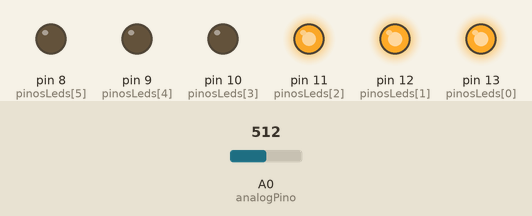
Bench run of a sketch on a simulated Arduino Uno, built with avr-gcc and run on an emulated ATmega328P. Shown: output pins drawn as LEDs (lit = HIGH). Inputs (shaded band) come from the test bench; at power-on: A0 (analogPino) = 512.

Above: at 1.2 s.
1.3 s: A0 (analogPino) set to 716
At 2.5 s:
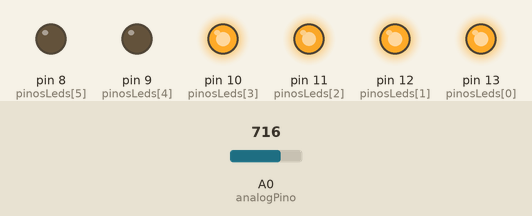
2.8 s: A0 (analogPino) set to 900
At 4.0 s:
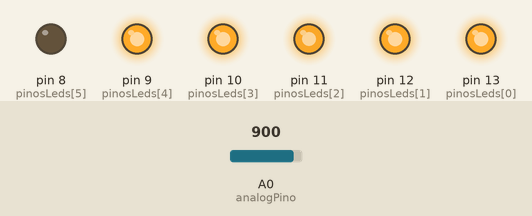
4.3 s: A0 (analogPino) set to 1023
At 5.5 s:
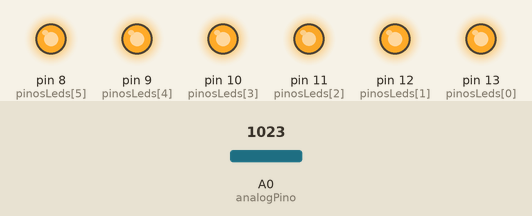
5.8 s: A0 (analogPino) set to 511
At 6.1 s:
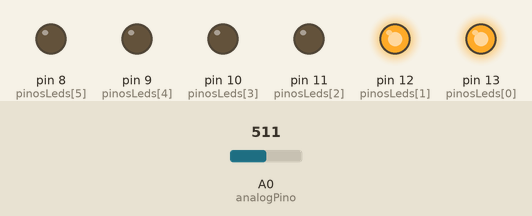
7.3 s: A0 (analogPino) set to 306
At 7.6 s:
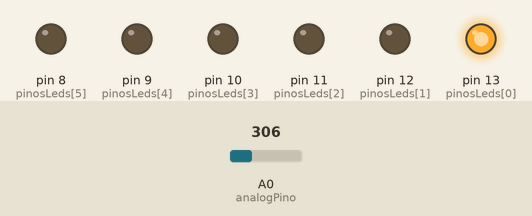
Timing chart, 0 to 9.8 s (numbered marks = the images above; inputs shaded):
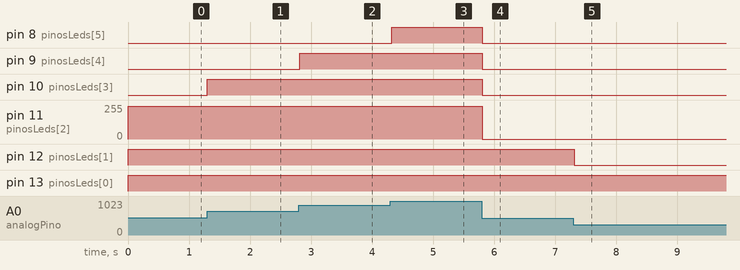

The sketch:

volume.ino
```cpp
const int analogPino = A0;
const int PINOS = 6;
const int pinosLeds[PINOS] = {13, 12, 11, 10, 9, 8};
const int brilho = 500;

int valorSensor = 0;
int indice = 0;

/* Potenciômetro
     GND  A0  5V
      |   |   |
0000 (=========) 1023
         [=]
         [=]
         [=]
         [=]
*/

void setup() {

}

void loop() {
  valorSensor = analogRead(analogPino);
  indice = map(valorSensor, 0, 1023, -1, 5);

  volume(indice);
  delay(30);
}

void apagatudo() {
  for (int i = 0; i < PINOS; i++)
    analogWrite(pinosLeds[i], 0);
}


void volume(int limite) {
  int indice = 0;

  if (limite < 0){
    apagatudo();
  } else {
    while (indice <= limite) {
      analogWrite(pinosLeds[indice++], brilho);
    }

    while (indice < PINOS) {
      analogWrite(pinosLeds[indice++], 0);
    }
  }
}
```

Measured:
- after the input at 1.3 s, pin 10 (pinosLeds[3]): LOW → HIGH at once
- after the input at 2.8 s, pin 9 (pinosLeds[4]): LOW → HIGH at once
- after the input at 4.3 s, pin 8 (pinosLeds[5]): LOW → HIGH at once
- after the input at 5.8 s, pin 8 (pinosLeds[5]), pin 9 (pinosLeds[4]), pin 10 (pinosLeds[3]): HIGH → LOW at once; pin 11 (pinosLeds[2]): 244/255 → 0/255 at once
- after the input at 7.3 s, pin 12 (pinosLeds[1]): HIGH → LOW at once
